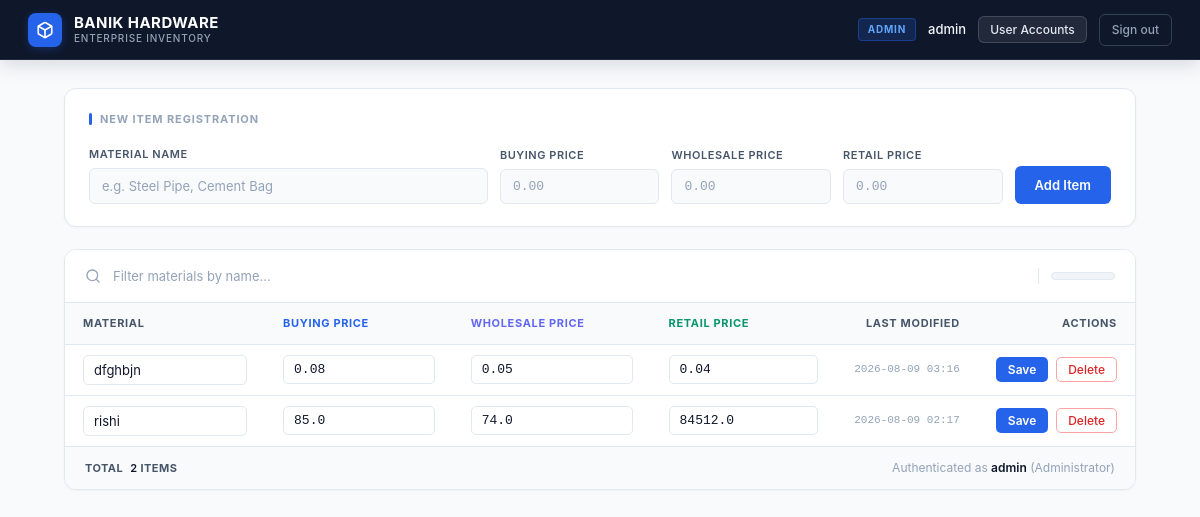
The page / (signed in) on the database its author committed.
### tables this page shows
CREATE TABLE inventory (
            id INTEGER PRIMARY KEY AUTOINCREMENT,
            material TEXT NOT NULL,
            buying_price REAL NOT NULL,
            wholesale_price REAL NOT NULL,
            retail_price REAL NOT NULL,
            updated_at TEXT NOT NULL
        );

### app.py (the view)
@app.route("/")
@login_required
def dashboard():
    db    = get_db()
    items = db.execute(
        text(f"SELECT * FROM inventory ORDER BY {ORDER_BY}")
    ).mappings().fetchall()
    users = []
    if session.get("role") == "admin":
        users = db.execute(
            text("SELECT username, role FROM users ORDER BY username")
        ).mappings().fetchall()
    return render_template(
        "index.html",
        items=items,
        users=users,
        role=session.get("role"),
        username=session.get("username"),
    )

### app.py (called while the page is built)
def get_db():
    if "db" not in g:
        g.db = _engine.connect()
    return g.db

def login_required(view):
    @wraps(view)
    def wrapped(*args, **kwargs):
        if "username" not in session:
            return redirect(url_for("login"))
        return view(*args, **kwargs)
    return wrapped

### templates/index.html (shortened to what this page needs)
<!DOCTYPE html>
<html lang="en">
<head>
<link rel="stylesheet" href="{{ url_for('static', filename='style.css') }}">
</head>
<body>
<header class="topbar">
  <div class="brand">
    <div class="brand-logo-mark">
    </div>
    <div class="brand-name">
      BANIK HARDWARE
      <small>Enterprise Inventory</small>
    </div>
  </div>
  <div class="who">
    <span class="badge badge-{{ role }}">{{ 'Admin' if role == 'admin' else 'Viewer' }}</span>
    <span class="username">{{ username }}</span>
    {% if role == 'admin' %}
      <button type="button" class="btn-subtle" onclick="toggleUsersModal()">User Accounts</button>
    {% else %}
      <button type="button" class="btn-subtle" onclick="togglePasswordModal()">Change Password</button>
    {% endif %}
    <a href="{{ url_for('logout') }}" class="logout">Sign out</a>
  </div>
</header>
<main class="wrap">
  {% if role == 'admin' %}
  <section class="add-panel">
    <div class="panel-title">New Item Registration</div>
    <form method="POST" action="{{ url_for('add_item') }}" class="row-form">
      <div class="field">
        <span class="field-label">Material Name</span>
        <input type="text" name="material" placeholder="e.g. Steel Pipe, Cement Bag" required>
      </div>
      <div class="field">
        <span class="field-label">Buying Price</span>
        <input type="number" step="0.01" min="0" name="buying_price" placeholder="0.00" required>
      </div>
      <div class="field">
        <span class="field-label">Wholesale Price</span>
        <input type="number" step="0.01" min="0" name="wholesale_price" placeholder="0.00" required>
      </div>
      <div class="field">
        <span class="field-label">Retail Price</span>
        <input type="number" step="0.01" min="0" name="retail_price" placeholder="0.00" required>
      </div>
      <div class="field">
        <span class="field-label">&nbsp;</span>
        <button type="submit" class="btn-add">Add Item</button>
      </div>
    </form>
  </section>
  {% endif %}
  <section class="table-panel">
    <div class="search-bar">
      <svg class="search-icon" width="16" height="16" viewBox="0 0 24 24" fill="none" stroke="currentColor" stroke-width="2" stroke-linecap="round" stroke-linejoin="round"><circle cx="11" cy="11" r="8"></circle><line x1="21" y1="21" x2="16.65" y2="16.65"></line></svg>
      <input
        id="search-input"
        type="search"
        placeholder="Filter materials by name..."
        autocomplete="off"
        aria-label="Search materials"
      >
      <span id="search-count" class="search-count" aria-live="polite"></span>
    </div>
    <table class="ledger">
      <thead>
        <tr>
          <th>Material</th>
          <th class="th-buy">Buying Price</th>
          <th class="th-ws">Wholesale Price</th>
          <th class="th-ret">Retail Price</th>
          <th class="th-upd">Last Modified</th>
          {% if role == 'admin' %}<th class="th-acts">Actions</th>{% endif %}
        </tr>
      </thead>
      <tbody>
        {% for item in items %}
        <tr data-material="{{ item['material']|lower }}" style="--row-i: {{ loop.index }}">
          {% if role == 'admin' %}
            <td class="material-cell">
              <input form="edit-{{ item['id'] }}" type="text" name="material"
                     value="{{ item['material'] }}" required>
            </td>
            <td>
              <input form="edit-{{ item['id'] }}" type="number" step="0.01" min="0"
                     name="buying_price" value="{{ item['buying_price'] }}" required>
            </td>
            <td>
              <input form="edit-{{ item['id'] }}" type="number" step="0.01" min="0"
                     name="wholesale_price" value="{{ item['wholesale_price'] }}" required>
            </td>
            <td>
              <input form="edit-{{ item['id'] }}" type="number" step="0.01" min="0"
                     name="retail_price" value="{{ item['retail_price'] }}" required>
            </td>
            <td class="col-updated">{{ item['updated_at'] }}</td>
            <td class="col-actions">
              <form id="edit-{{ item['id'] }}" method="POST"
                    action="{{ url_for('edit_item', item_id=item['id']) }}"
                    class="inline-form">
                <button type="submit" class="btn-save">Save</button>
              </form>
              <form method="POST"
                    action="{{ url_for('delete_item', item_id=item['id']) }}"
                    class="inline-form"
                    onsubmit="return confirm('Confirm deletion of \'{{ item['material'] }}\'?')">
                <button type="submit" class="btn-delete">Delete</button>
              </form>
            </td>
          {% endif %}
        </tr>
        {% endfor %}
      </tbody>
    </table>
    <div class="table-footer">
      <span>
        <span class="footer-chip">TOTAL <strong id="total-count" style="margin-left:4px;">{{ items|length }}</strong> ITEMS</span>
      </span>
      {% if role == 'admin' %}
        <span>Authenticated as <strong>{{ username }}</strong> (Administrator)</span>
      {% else %}
        <span>Authenticated as <strong>{{ username }}</strong> (Read-Only Mode)</span>
      {% endif %}
    </div>
  </section>
</main>
</body>
</html>

### rows shown on the page
inventory: material "dfghbjn", buying_price "0.08", wholesale_price "0.05", retail_price "0.04", updated_at "2026-08-09 03:16"
inventory: material "rishi", buying_price "85.0", wholesale_price "74.0", retail_price "84512.0", updated_at "2026-08-09 02:17"

### other values the page prints
{{ 'Admin' if role == 'admin' else 'Viewer' }} "ADMIN"
{{ username }} "admin"
{{ items|length }} "2"
